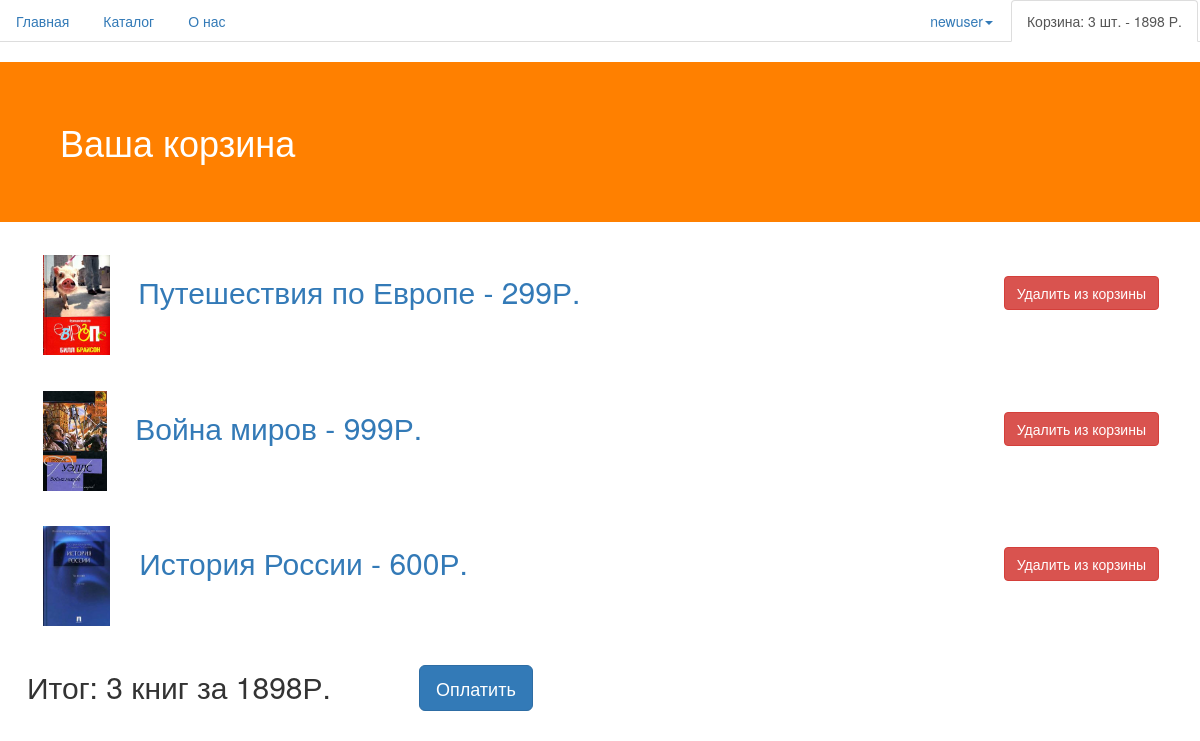
The page /cart/ (signed in) on the database its author committed.
### app/models.py (models this page shows, shortened)
class Cart(models.Model):
    user = models.ForeignKey(User, blank=True, null=True)
    token = models.CharField(max_length=40, default=create_token)
    book = models.ManyToManyField('Book')
    archive = models.BooleanField(default=False)
    def number_of_books(self):
        return len(self.book.all())
    def total_price(self):
        return sum([book.price for book in self.book.all()])
    def books_list(self):
        return self.book.all()

class Book(models.Model):
    author = models.ManyToManyField('Author')
    title = models.CharField(max_length=200)
    cover = models.ImageField(upload_to='images', null=True)
    file = models.FileField(upload_to='books', null=True)
    description = models.CharField(max_length=1000)
    publisher = models.ForeignKey('Publisher')
    price = models.IntegerField(null=True)
    category = models.ForeignKey('Category', null=True)
    year = models.ForeignKey('Year')

### app/views.py (the view)
# urls.py: url(r'^cart/$', views.cart, name='cart'),
def cart(request):
    cart = get_or_set_cart(request)
    return render(request, 'app/cart.html', {'cart': cart})

### app/templates/app/cart.html (shortened to what this page needs)
{% load staticfiles %}
<!DOCTYPE html>
<html lang="en">
  <head>
    <link href="{% static 'css/bootstrap.min.css' %}" rel="stylesheet">
    <link href="{% static 'css/style.css' %}" rel="stylesheet">
  </head>
  <body>
    <div class="container-full" style="width: 100%">
      <div class="row">
        <div class="col-md-12">
          <ul class="nav nav-tabs">
            <li>
              <a href="{% url 'main' %}">Главная</a>
            </li>
            <li>
              <a href="{% url 'search' %}">Каталог</a>
            </li>
            <li>
              <a href="{% url 'about' %}">О нас</a>
            </li>
            <li class="pull-right active">
              <a href="{% url 'cart' %}" id="cart-info">Корзина: {{ cart.number_of_books }} шт. - {{ cart.total_price }} Р.</a>
            </li>
            {% if user.is_authenticated %}
            <li class="dropdown pull-right">
              <a href="#" data-toggle="dropdown" class="dropdown-toggle">{{ user.username }}<strong class="caret"></strong></a>
            </li>
            {% else %}
            <li class="pull-right">
              <a href="{% url 'login' %}">Войти</a>
            </li>
            {% endif %}
          </ul>
        </div>
      </div>
      <div class="row">
        <div class="col-md-12" style="position: relative;">
          <h1 style="background: #ff8000; color: white; padding: 5% 5% 5%;">Ваша корзина</h1>
        </div>
      </div>
      {% for book in cart.books_list %}
      <div class="row" style="margin: 1%; outline-bottom: 1px solid orange;" id="book{{ book.id }}">
        <div class="col-md-10" style="padding: 1%;border: thick #ffff00;">
          <a style="border: thick #ffff00;" href="{% url 'book_info' book.id %}"><img style="height: 100px; max-height: 100px; position: relative; float: left; left: 2%;"
            alt="cover" src="{{ book.cover.url }}">
          <h2 style="position: relative; left:5%;">{{ book.title }} - {{ book.price }}Р.</h2></a>
        </div>
        <div class="col-md-2" style="padding:1%;">
          <button type="button" class="btn btn-danger" style="margin-top:12%;" onclick="del_from_cart({{book.id}}, {{book.price}}, {{ cart.number_of_books }}, {{ cart.total_price }});">Удалить из корзины</button>
        </div>
      </div>
      {% endfor %}
      <div class="row" style="margin: 1%;">
        <div class="col-md-4">
          <h2 id="total">Итог: {{ cart.number_of_books }} книг за  {{ cart.total_price }}Р.</h2>
        </div>
        <div class="col-md-8">
          <a style="margin-top: 2%;" class="btn btn-lg btn-primary" href="{% url 'payment' %}">Оплатить</a>
        </div>
      </div>
    </div>
  </body>
</html>

### rows shown on the page
Cart: number_of_books "3", total_price "1898"
Book: cover (picture), title "Путешествия по Европе", price "299"
Book: cover (picture), title "Война миров", price "999"
Book: cover (picture), title "История России", price "600"

### other values the page prints
{{ user.username }} "newuser"
